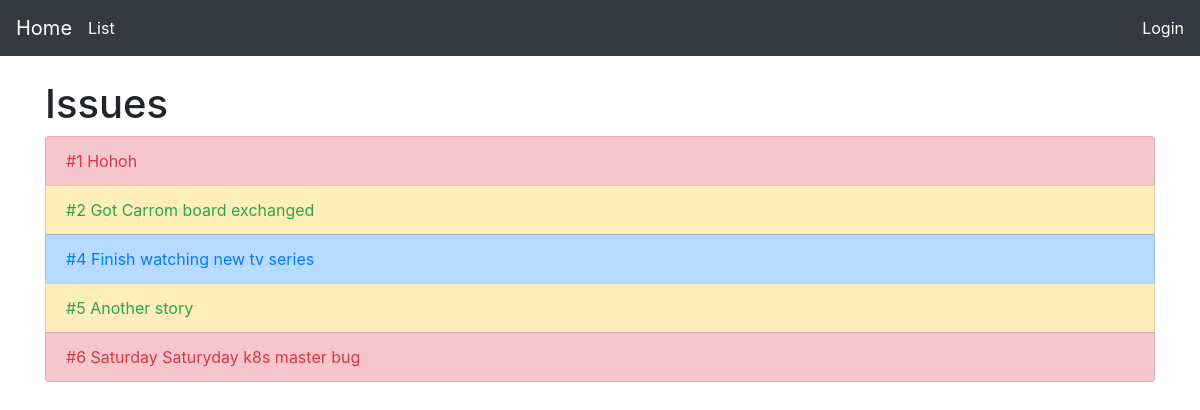
Before: /issues/ with the older database file.
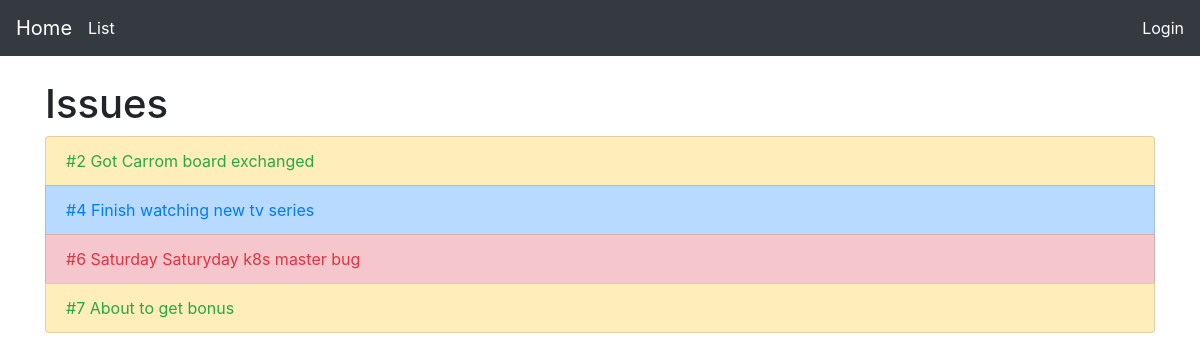
After: the same page with the newer database file.
### issues/models.py (models this page shows, shortened)
class Issue(models.Model):
    user = models.ForeignKey(User, related_name='issues',on_delete=models.CASCADE)
    title = models.CharField(blank=False, max_length=250)
    issue_no = models.AutoField(primary_key=True)
    created_at = models.DateTimeField(auto_now=True)
    details = models.TextField(blank=False)
    class TypeOfIssue(models.TextChoices):
        STORY = 'ST', _('Story')
        BUG = 'BU', _('Bug')
        TASK = 'TA', _('Task')
    class Status(models.TextChoices):
        OPEN = 'OP', _('Open')
        IN_PROGRESS = 'IN', _('In Progress')
        CLOSED = 'CL', _('Closed')
    type = models.CharField(
        max_length=2,
        choices=TypeOfIssue.choices,
        default=TypeOfIssue.BUG,
    )
    status = models.CharField(
        max_length=2,
        choices=Status.choices,
        default=Status.OPEN,
    )

### issues/views.py (the view)
# urls.py: path('', views.IssueList.as_view(), name='list'),
class IssueList(generic.list.ListView):
    model = models.Issue
    def get_context_data(self, **kwargs):
        context = super().get_context_data(**kwargs)
        for issue in context['issue_list']:
            if issue.type == "ST":
                issue.className = "list-group-item-warning"
                issue.textColor = "text-success"
            elif issue.type == "BU":
                issue.className = "list-group-item-danger"
                issue.textColor = "text-danger"
            else:
                issue.className = "list-group-item-primary"
                issue.textColor = "text-primary"
        return context

### issues/templates/issues/issue_list.html
{% extends 'base.html' %}
{% block content %}
<h1>Issues</h1>
<ul class="list-group">
  {% for issue in issue_list %}
  <li class="list-group-item {{issue.className}}">
    <a href="{% url 'issues:detail' pk=issue.pk %}" class="{{issue.textColor}}">
      #{{issue.issue_no}}
      {{issue.title}}
    </a>
  </li>
  {% empty %}
  <li>No issues yet.</li>
  {% endfor %}
</ul>
{% endblock %}

### templates/base.html (shortened to what this page needs)
<!DOCTYPE html>
<html lang="en">
  <head>
    <link
      rel="stylesheet"
      href="https://stackpath.bootstrapcdn.com/bootstrap/4.1.3/css/bootstrap.min.css"
    />
  </head>
  <body>
    <nav class="navbar navbar-dark bg-dark mb-4">
      <a class="navbar-brand" href="{% url 'home' %}">
        Home
      </a>
      <a class="mr-auto text-white" href="{% url 'issues:list' %}">List</a>
      {% if not user.is_authenticated %}
        <a class="text-white" href="{% url 'account_login' %}">Login</a>
      {% else %}
        <a class="text-white mr-2" href="#">{{user.username}}</a>
        <a class="text-white" href="{% url 'account_logout' %}">Logout</a>
      {% endif %}
    </nav>
    <div class="container">
      {% block content %} {% endblock %}
    </div>
  </body>
</html>

Changed rows visible on the page:
removed Issue: issue_no "1", title "Hohoh"
removed Issue: issue_no "5", title "Another story"
added Issue: issue_no "7", title "About to get bonus"
